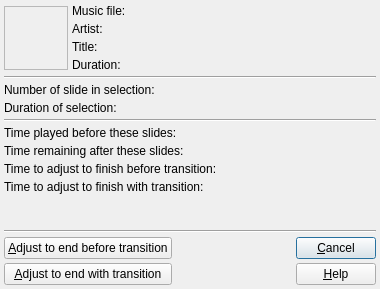
<?xml version="1.0" encoding="UTF-8"?>
<ui version="4.0">
 <class>DlgAdjustToSound</class>
 <widget class="QDialog" name="DlgAdjustToSound">
  <property name="geometry">
   <rect>
    <x>0</x>
    <y>0</y>
    <width>380</width>
    <height>289</height>
   </rect>
  </property>
  <property name="windowTitle">
   <string>Adjust slide duration on music</string>
  </property>
  <layout class="QVBoxLayout" name="verticalLayout">
   <property name="spacing">
    <number>4</number>
   </property>
   <property name="leftMargin">
    <number>4</number>
   </property>
   <property name="topMargin">
    <number>4</number>
   </property>
   <property name="rightMargin">
    <number>4</number>
   </property>
   <property name="bottomMargin">
    <number>4</number>
   </property>
   <item>
    <layout class="QGridLayout" name="gridLayout">
     <property name="leftMargin">
      <number>0</number>
     </property>
     <property name="topMargin">
      <number>0</number>
     </property>
     <property name="rightMargin">
      <number>0</number>
     </property>
     <property name="bottomMargin">
      <number>0</number>
     </property>
     <property name="spacing">
      <number>4</number>
     </property>
     <item row="1" column="1">
      <widget class="QLabel" name="label">
       <property name="text">
        <string>Music file:</string>
       </property>
      </widget>
     </item>
     <item row="4" column="1">
      <widget class="QLabel" name="label_4">
       <property name="text">
        <string>Duration:</string>
       </property>
      </widget>
     </item>
     <item row="1" column="0" rowspan="4">
      <widget class="QLabel" name="ICONLabel">
       <property name="sizePolicy">
        <sizepolicy hsizetype="Fixed" vsizetype="Fixed">
         <horstretch>0</horstretch>
         <verstretch>0</verstretch>
        </sizepolicy>
       </property>
       <property name="minimumSize">
        <size>
         <width>64</width>
         <height>64</height>
        </size>
       </property>
       <property name="maximumSize">
        <size>
         <width>64</width>
         <height>64</height>
        </size>
       </property>
       <property name="frameShape">
        <enum>QFrame::StyledPanel</enum>
       </property>
       <property name="text">
        <string notr="true"/>
       </property>
       <property name="scaledContents">
        <bool>true</bool>
       </property>
      </widget>
     </item>
     <item row="3" column="1">
      <widget class="QLabel" name="label_3">
       <property name="text">
        <string>Title:</string>
       </property>
      </widget>
     </item>
     <item row="2" column="1">
      <widget class="QLabel" name="label_2">
       <property name="text">
        <string>Artist:</string>
       </property>
      </widget>
     </item>
     <item row="1" column="2">
      <widget class="QLabel" name="MusicFile">
       <property name="sizePolicy">
        <sizepolicy hsizetype="Expanding" vsizetype="Preferred">
         <horstretch>0</horstretch>
         <verstretch>0</verstretch>
        </sizepolicy>
       </property>
       <property name="text">
        <string notr="true"/>
       </property>
      </widget>
     </item>
     <item row="2" column="2">
      <widget class="QLabel" name="Artist">
       <property name="sizePolicy">
        <sizepolicy hsizetype="Expanding" vsizetype="Preferred">
         <horstretch>0</horstretch>
         <verstretch>0</verstretch>
        </sizepolicy>
       </property>
       <property name="text">
        <string notr="true"/>
       </property>
      </widget>
     </item>
     <item row="3" column="2">
      <widget class="QLabel" name="Title">
       <property name="sizePolicy">
        <sizepolicy hsizetype="Expanding" vsizetype="Preferred">
         <horstretch>0</horstretch>
         <verstretch>0</verstretch>
        </sizepolicy>
       </property>
       <property name="text">
        <string notr="true"/>
       </property>
      </widget>
     </item>
     <item row="4" column="2">
      <widget class="QLabel" name="Duration">
       <property name="sizePolicy">
        <sizepolicy hsizetype="Expanding" vsizetype="Preferred">
         <horstretch>0</horstretch>
         <verstretch>0</verstretch>
        </sizepolicy>
       </property>
       <property name="text">
        <string notr="true"/>
       </property>
      </widget>
     </item>
    </layout>
   </item>
   <item>
    <widget class="Line" name="line_3">
     <property name="orientation">
      <enum>Qt::Horizontal</enum>
     </property>
    </widget>
   </item>
   <item>
    <layout class="QFormLayout" name="formLayout_2">
     <property name="fieldGrowthPolicy">
      <enum>QFormLayout::ExpandingFieldsGrow</enum>
     </property>
     <property name="horizontalSpacing">
      <number>4</number>
     </property>
     <property name="verticalSpacing">
      <number>4</number>
     </property>
     <property name="leftMargin">
      <number>0</number>
     </property>
     <property name="topMargin">
      <number>0</number>
     </property>
     <property name="rightMargin">
      <number>0</number>
     </property>
     <property name="bottomMargin">
      <number>0</number>
     </property>
     <item row="0" column="0">
      <widget class="QLabel" name="label_10">
       <property name="text">
        <string>Number of slide in selection:</string>
       </property>
      </widget>
     </item>
     <item row="0" column="1">
      <widget class="QLabel" name="SlidesInSelection">
       <property name="sizePolicy">
        <sizepolicy hsizetype="Expanding" vsizetype="Preferred">
         <horstretch>0</horstretch>
         <verstretch>0</verstretch>
        </sizepolicy>
       </property>
       <property name="text">
        <string notr="true"/>
       </property>
      </widget>
     </item>
     <item row="1" column="0">
      <widget class="QLabel" name="label_11">
       <property name="text">
        <string>Duration of selection:</string>
       </property>
      </widget>
     </item>
     <item row="1" column="1">
      <widget class="QLabel" name="TimePlayed">
       <property name="sizePolicy">
        <sizepolicy hsizetype="Expanding" vsizetype="Preferred">
         <horstretch>0</horstretch>
         <verstretch>0</verstretch>
        </sizepolicy>
       </property>
       <property name="text">
        <string notr="true"/>
       </property>
      </widget>
     </item>
     <item row="2" column="0" colspan="2">
      <widget class="Line" name="LineSlides">
       <property name="orientation">
        <enum>Qt::Horizontal</enum>
       </property>
      </widget>
     </item>
     <item row="3" column="0">
      <widget class="QLabel" name="label_9">
       <property name="text">
        <string>Time played before these slides:</string>
       </property>
      </widget>
     </item>
     <item row="3" column="1">
      <widget class="QLabel" name="TimeBefore">
       <property name="sizePolicy">
        <sizepolicy hsizetype="Expanding" vsizetype="Preferred">
         <horstretch>0</horstretch>
         <verstretch>0</verstretch>
        </sizepolicy>
       </property>
       <property name="text">
        <string notr="true"/>
       </property>
      </widget>
     </item>
     <item row="4" column="0">
      <widget class="QLabel" name="label_6">
       <property name="text">
        <string>Time remaining after these slides:</string>
       </property>
      </widget>
     </item>
     <item row="4" column="1">
      <widget class="QLabel" name="TimeRemaining">
       <property name="sizePolicy">
        <sizepolicy hsizetype="Expanding" vsizetype="Preferred">
         <horstretch>0</horstretch>
         <verstretch>0</verstretch>
        </sizepolicy>
       </property>
       <property name="text">
        <string notr="true"/>
       </property>
      </widget>
     </item>
     <item row="5" column="0">
      <widget class="QLabel" name="label_7">
       <property name="text">
        <string>Time to adjust to finish before transition:</string>
       </property>
      </widget>
     </item>
     <item row="5" column="1">
      <widget class="QLabel" name="AdjustBefore">
       <property name="sizePolicy">
        <sizepolicy hsizetype="Expanding" vsizetype="Preferred">
         <horstretch>0</horstretch>
         <verstretch>0</verstretch>
        </sizepolicy>
       </property>
       <property name="text">
        <string notr="true"/>
       </property>
      </widget>
     </item>
     <item row="6" column="0">
      <widget class="QLabel" name="label_8">
       <property name="text">
        <string>Time to adjust to finish with transition:</string>
       </property>
      </widget>
     </item>
     <item row="6" column="1">
      <widget class="QLabel" name="AdjustWith">
       <property name="sizePolicy">
        <sizepolicy hsizetype="Expanding" vsizetype="Preferred">
         <horstretch>0</horstretch>
         <verstretch>0</verstretch>
        </sizepolicy>
       </property>
       <property name="text">
        <string notr="true"/>
       </property>
      </widget>
     </item>
    </layout>
   </item>
   <item>
    <spacer name="verticalSpacer">
     <property name="orientation">
      <enum>Qt::Vertical</enum>
     </property>
     <property name="sizeHint" stdset="0">
      <size>
       <width>20</width>
       <height>40</height>
      </size>
     </property>
    </spacer>
   </item>
   <item>
    <widget class="Line" name="line_2">
     <property name="orientation">
      <enum>Qt::Horizontal</enum>
     </property>
    </widget>
   </item>
   <item>
    <layout class="QGridLayout" name="gridLayout_2">
     <item row="0" column="3">
      <widget class="QPushButton" name="CancelBt">
       <property name="toolTip">
        <string>Cancel modification and exit dialog box</string>
       </property>
       <property name="text">
        <string>&amp;Cancel</string>
       </property>
       <property name="icon">
        <iconset resource="../RSCffDiaporama.qrc">
         <normaloff>:/img/action_cancel.png</normaloff>:/img/action_cancel.png</iconset>
       </property>
      </widget>
     </item>
     <item row="0" column="0">
      <widget class="QPushButton" name="OKBefore">
       <property name="toolTip">
        <string>Adjust the duration of selected slides to the music end before the transition and exit dialog box</string>
       </property>
       <property name="text">
        <string>&amp;Adjust to end before transition</string>
       </property>
       <property name="icon">
        <iconset resource="../RSCffDiaporama.qrc">
         <normaloff>:/img/action_ok.png</normaloff>:/img/action_ok.png</iconset>
       </property>
      </widget>
     </item>
     <item row="0" column="2">
      <spacer name="horizontalSpacer_2">
       <property name="orientation">
        <enum>Qt::Horizontal</enum>
       </property>
       <property name="sizeHint" stdset="0">
        <size>
         <width>40</width>
         <height>20</height>
        </size>
       </property>
      </spacer>
     </item>
     <item row="1" column="0">
      <widget class="QPushButton" name="OKWith">
       <property name="toolTip">
        <string>Adjust the duration of selected slides to the music end with the transition and exit dialog box</string>
       </property>
       <property name="text">
        <string>&amp;Adjust to end with transition</string>
       </property>
       <property name="icon">
        <iconset resource="../RSCffDiaporama.qrc">
         <normaloff>:/img/action_ok.png</normaloff>:/img/action_ok.png</iconset>
       </property>
      </widget>
     </item>
     <item row="1" column="3">
      <widget class="QPushButton" name="HelpBt">
       <property name="toolTip">
        <string>Show help about this dialogue box</string>
       </property>
       <property name="text">
        <string>&amp;Help</string>
       </property>
       <property name="icon">
        <iconset resource="../RSCffDiaporama.qrc">
         <normaloff>:/img/help.png</normaloff>:/img/help.png</iconset>
       </property>
      </widget>
     </item>
    </layout>
   </item>
  </layout>
 </widget>
 <resources>
  <include location="../RSCffDiaporama.qrc"/>
 </resources>
 <connections/>
</ui>
